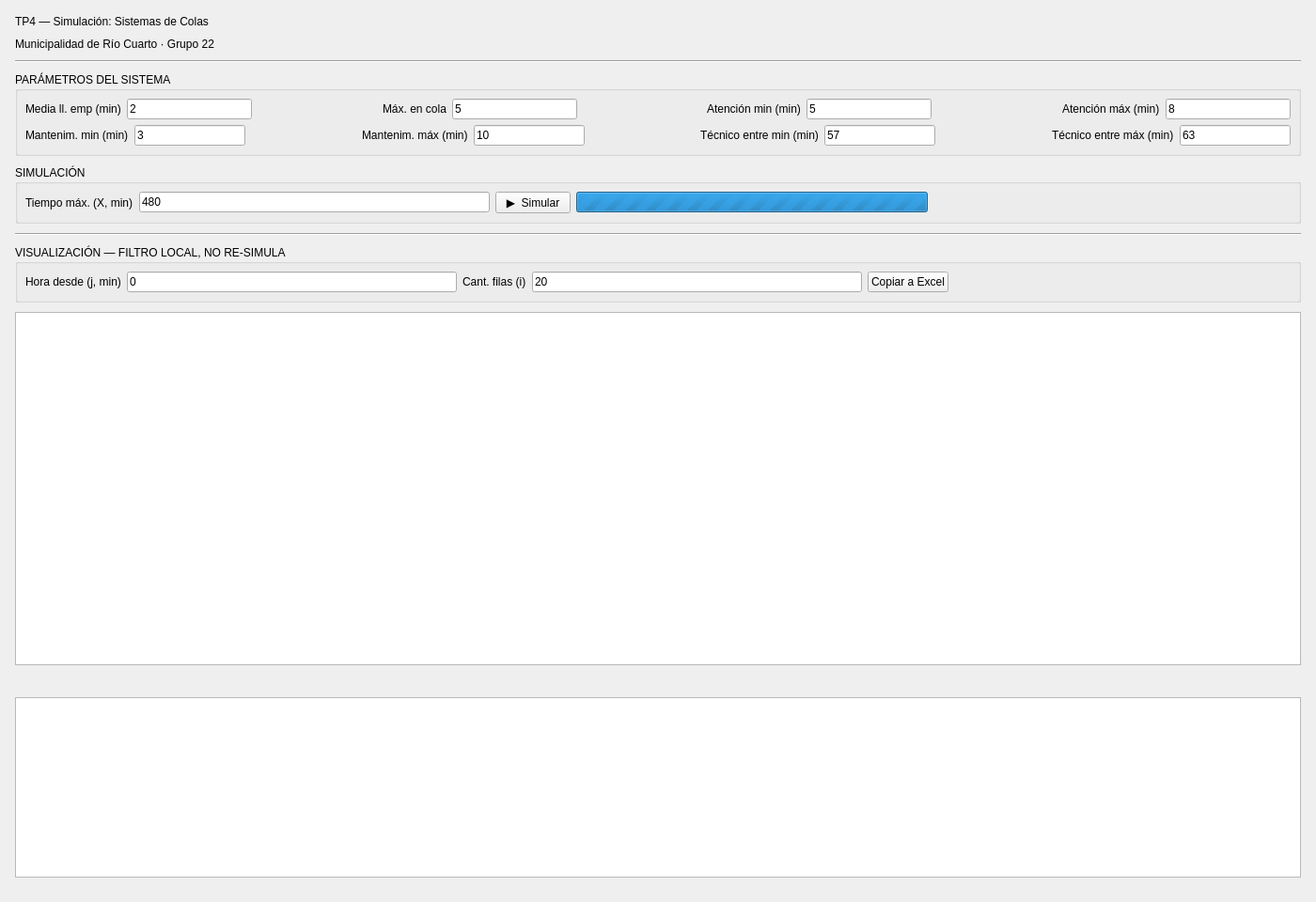
<?xml version="1.0" encoding="UTF-8"?>
<ui version="4.0">
 <class>MainWindow</class>
 <widget class="QMainWindow" name="MainWindow">
  <property name="geometry">
   <rect><x>0</x><y>0</y><width>1400</width><height>960</height></rect>
  </property>
  <property name="windowTitle">
   <string>TP4 — Simulación: Sistemas de Colas</string>
  </property>
  <widget class="QWidget" name="centralwidget">
   <layout class="QVBoxLayout" name="layout_main">
    <property name="spacing"><number>10</number></property>
    <property name="leftMargin"><number>16</number></property>
    <property name="topMargin"><number>16</number></property>
    <property name="rightMargin"><number>16</number></property>
    <property name="bottomMargin"><number>16</number></property>

    <item>
     <widget class="QLabel" name="lbl_titulo">
      <property name="text"><string>TP4 — Simulación: Sistemas de Colas</string></property>
     </widget>
    </item>

    <item>
     <widget class="QLabel" name="lbl_subtitulo">
      <property name="text"><string>Municipalidad de Río Cuarto · Grupo 22</string></property>
     </widget>
    </item>

    <item>
     <widget class="QFrame" name="line">
      <property name="frameShape"><enum>QFrame::HLine</enum></property>
      <property name="frameShadow"><enum>QFrame::Sunken</enum></property>
     </widget>
    </item>

    <item>
     <widget class="QGroupBox" name="grp_params">
      <property name="title"><string>PARÁMETROS DEL SISTEMA</string></property>
      <layout class="QVBoxLayout" name="layout_params">
       <property name="spacing"><number>6</number></property>
       <property name="leftMargin"><number>8</number></property>
       <property name="topMargin"><number>8</number></property>
       <property name="rightMargin"><number>8</number></property>
       <property name="bottomMargin"><number>8</number></property>
       <item>
        <layout class="QHBoxLayout" name="layout_params_row0">
         <property name="spacing"><number>6</number></property>
         <item>
          <widget class="QLabel" name="lbl_ml"><property name="text"><string>Media ll. emp (min)</string></property></widget>
         </item>
         <item>
          <widget class="QLineEdit" name="txt_media_llegada">
           <property name="text"><string>2</string></property>
           <property name="maximumWidth"><number>100</number></property>
          </widget>
         </item>
         <item>
          <spacer name="spacer_p0">
           <property name="orientation"><enum>Qt::Horizontal</enum></property>
           <property name="sizeHint" stdset="0"><size><width>20</width><height>20</height></size></property>
          </spacer>
         </item>
         <item>
          <widget class="QLabel" name="lbl_mc"><property name="text"><string>Máx. en cola</string></property></widget>
         </item>
         <item>
          <widget class="QLineEdit" name="txt_max_cola">
           <property name="text"><string>5</string></property>
           <property name="maximumWidth"><number>100</number></property>
          </widget>
         </item>
         <item>
          <spacer name="spacer_p1">
           <property name="orientation"><enum>Qt::Horizontal</enum></property>
           <property name="sizeHint" stdset="0"><size><width>20</width><height>20</height></size></property>
          </spacer>
         </item>
         <item>
          <widget class="QLabel" name="lbl_amin"><property name="text"><string>Atención min (min)</string></property></widget>
         </item>
         <item>
          <widget class="QLineEdit" name="txt_atn_min">
           <property name="text"><string>5</string></property>
           <property name="maximumWidth"><number>100</number></property>
          </widget>
         </item>
         <item>
          <spacer name="spacer_p2">
           <property name="orientation"><enum>Qt::Horizontal</enum></property>
           <property name="sizeHint" stdset="0"><size><width>20</width><height>20</height></size></property>
          </spacer>
         </item>
         <item>
          <widget class="QLabel" name="lbl_amax"><property name="text"><string>Atención máx (min)</string></property></widget>
         </item>
         <item>
          <widget class="QLineEdit" name="txt_atn_max">
           <property name="text"><string>8</string></property>
           <property name="maximumWidth"><number>100</number></property>
          </widget>
         </item>
        </layout>
       </item>
       <item>
        <layout class="QHBoxLayout" name="layout_params_row1">
         <property name="spacing"><number>6</number></property>
         <item>
          <widget class="QLabel" name="lbl_mmin"><property name="text"><string>Mantenim. min (min)</string></property></widget>
         </item>
         <item>
          <widget class="QLineEdit" name="txt_mant_min">
           <property name="text"><string>3</string></property>
           <property name="maximumWidth"><number>100</number></property>
          </widget>
         </item>
         <item>
          <spacer name="spacer_p3">
           <property name="orientation"><enum>Qt::Horizontal</enum></property>
           <property name="sizeHint" stdset="0"><size><width>20</width><height>20</height></size></property>
          </spacer>
         </item>
         <item>
          <widget class="QLabel" name="lbl_mmax"><property name="text"><string>Mantenim. máx (min)</string></property></widget>
         </item>
         <item>
          <widget class="QLineEdit" name="txt_mant_max">
           <property name="text"><string>10</string></property>
           <property name="maximumWidth"><number>100</number></property>
          </widget>
         </item>
         <item>
          <spacer name="spacer_p4">
           <property name="orientation"><enum>Qt::Horizontal</enum></property>
           <property name="sizeHint" stdset="0"><size><width>20</width><height>20</height></size></property>
          </spacer>
         </item>
         <item>
          <widget class="QLabel" name="lbl_tmin"><property name="text"><string>Técnico entre min (min)</string></property></widget>
         </item>
         <item>
          <widget class="QLineEdit" name="txt_tec_min">
           <property name="text"><string>57</string></property>
           <property name="maximumWidth"><number>100</number></property>
          </widget>
         </item>
         <item>
          <spacer name="spacer_p5">
           <property name="orientation"><enum>Qt::Horizontal</enum></property>
           <property name="sizeHint" stdset="0"><size><width>20</width><height>20</height></size></property>
          </spacer>
         </item>
         <item>
          <widget class="QLabel" name="lbl_tmax"><property name="text"><string>Técnico entre máx (min)</string></property></widget>
         </item>
         <item>
          <widget class="QLineEdit" name="txt_tec_max">
           <property name="text"><string>63</string></property>
           <property name="maximumWidth"><number>100</number></property>
          </widget>
         </item>
        </layout>
       </item>
      </layout>
     </widget>
    </item>

    <item>
     <widget class="QGroupBox" name="grp_sim">
      <property name="title"><string>SIMULACIÓN</string></property>
      <layout class="QHBoxLayout" name="layout_sim">
       <property name="spacing"><number>6</number></property>
       <property name="leftMargin"><number>8</number></property>
       <property name="topMargin"><number>8</number></property>
       <property name="rightMargin"><number>8</number></property>
       <property name="bottomMargin"><number>8</number></property>
       <item>
        <widget class="QLabel" name="lbl_tmax_label"><property name="text"><string>Tiempo máx. (X, min)</string></property></widget>
       </item>
       <item>
        <widget class="QLineEdit" name="txt_tiempo_max"><property name="text"><string>480</string></property></widget>
       </item>
       <item>
        <widget class="QPushButton" name="btn_simular"><property name="text"><string>▶  Simular</string></property></widget>
       </item>
       <item>
        <widget class="QProgressBar" name="prg_sim">
         <property name="maximumWidth"><number>160</number></property>
         <property name="minimum"><number>0</number></property>
         <property name="maximum"><number>0</number></property>
         <property name="textVisible"><bool>false</bool></property>
         <property name="visible"><bool>false</bool></property>
        </widget>
       </item>
       <item>
        <widget class="QLabel" name="lbl_info"><property name="text"><string></string></property></widget>
       </item>
       <item>
        <spacer name="spacer_sim">
         <property name="orientation"><enum>Qt::Horizontal</enum></property>
         <property name="sizeHint" stdset="0"><size><width>40</width><height>20</height></size></property>
        </spacer>
       </item>
      </layout>
     </widget>
    </item>

    <item>
     <widget class="QFrame" name="line2">
      <property name="frameShape"><enum>QFrame::HLine</enum></property>
      <property name="frameShadow"><enum>QFrame::Sunken</enum></property>
     </widget>
    </item>

    <item>
     <widget class="QGroupBox" name="grp_vis">
      <property name="title"><string>VISUALIZACIÓN — FILTRO LOCAL, NO RE-SIMULA</string></property>
      <layout class="QHBoxLayout" name="layout_vis">
       <property name="spacing"><number>6</number></property>
       <property name="leftMargin"><number>8</number></property>
       <property name="topMargin"><number>8</number></property>
       <property name="rightMargin"><number>8</number></property>
       <property name="bottomMargin"><number>8</number></property>
       <item>
        <widget class="QLabel" name="lbl_j"><property name="text"><string>Hora desde (j, min)</string></property></widget>
       </item>
       <item>
        <widget class="QLineEdit" name="txt_hora_desde"><property name="text"><string>0</string></property></widget>
       </item>
       <item>
        <widget class="QLabel" name="lbl_i"><property name="text"><string>Cant. filas (i)</string></property></widget>
       </item>
       <item>
        <widget class="QLineEdit" name="txt_cant_filas"><property name="text"><string>20</string></property></widget>
       </item>
       <item>
        <widget class="QPushButton" name="btn_copiar"><property name="text"><string>Copiar a Excel</string></property></widget>
       </item>
       <item>
        <widget class="QLabel" name="lbl_filtro"><property name="text"><string></string></property></widget>
       </item>
       <item>
        <spacer name="spacer_vis">
         <property name="orientation"><enum>Qt::Horizontal</enum></property>
         <property name="sizeHint" stdset="0"><size><width>40</width><height>20</height></size></property>
        </spacer>
       </item>
      </layout>
     </widget>
    </item>

    <!-- Tabla principal del vector de estado (QTableView = renderizado virtual) -->
    <item>
     <widget class="QTableView" name="tbl_vector">
      <property name="sizePolicy">
       <sizepolicy hsizetype="Expanding" vsizetype="Expanding">
        <horstretch>0</horstretch>
        <verstretch>1</verstretch>
       </sizepolicy>
      </property>
     </widget>
    </item>

    <!-- Título de la última fila -->
    <item>
     <widget class="QLabel" name="lbl_ultima">
      <property name="text"><string></string></property>
     </widget>
    </item>

    <!-- Tabla con la última fila de la simulación (altura fija, sin filtro) -->
    <item>
     <widget class="QTableView" name="tbl_ultima">
      <property name="sizePolicy">
       <sizepolicy hsizetype="Expanding" vsizetype="Fixed">
        <horstretch>0</horstretch>
        <verstretch>0</verstretch>
       </sizepolicy>
      </property>
     </widget>
    </item>

    <!-- Panel de tarjetas de estadísticas finales (llenado en Python) -->
    <item>
     <widget class="QFrame" name="pnl_stats">
      <property name="frameShape"><enum>QFrame::NoFrame</enum></property>
     </widget>
    </item>

   </layout>
  </widget>
 </widget>
</ui>
